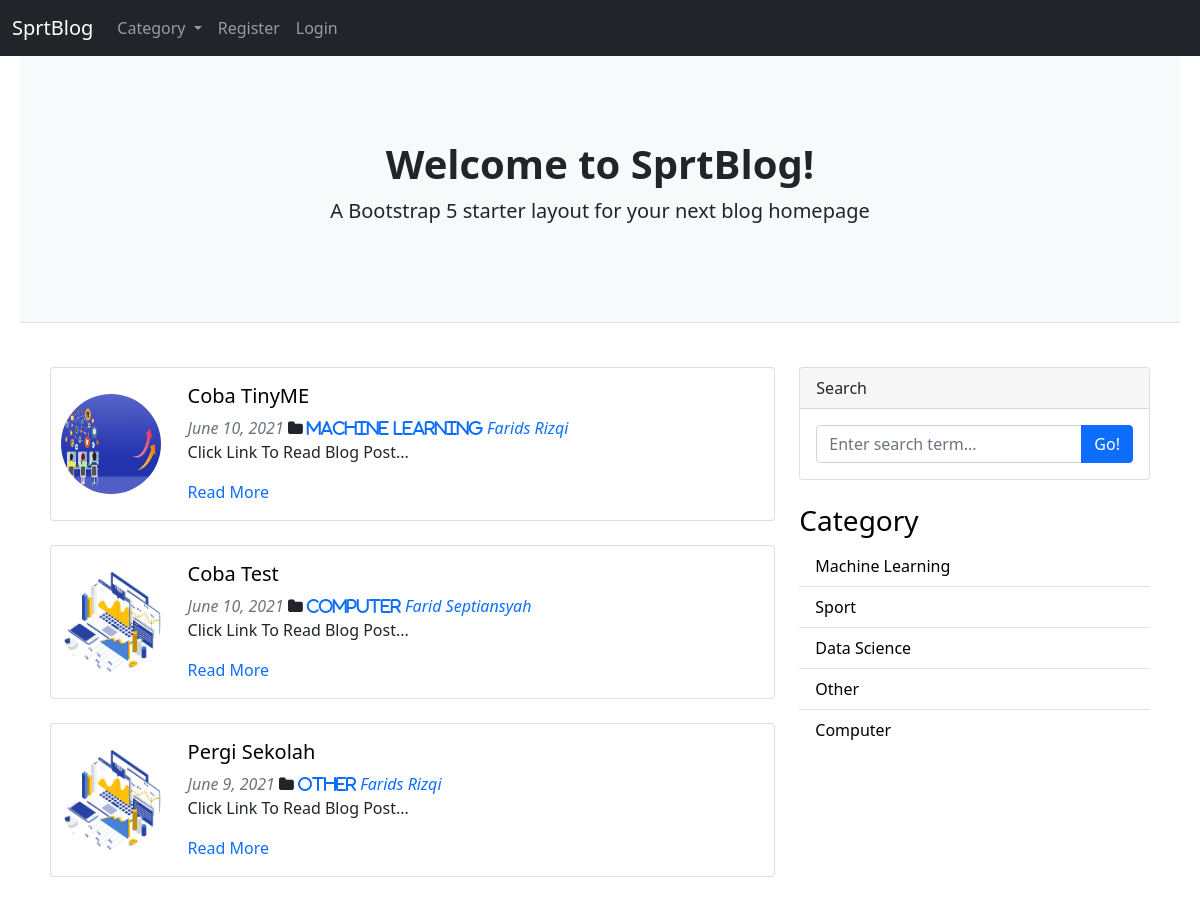
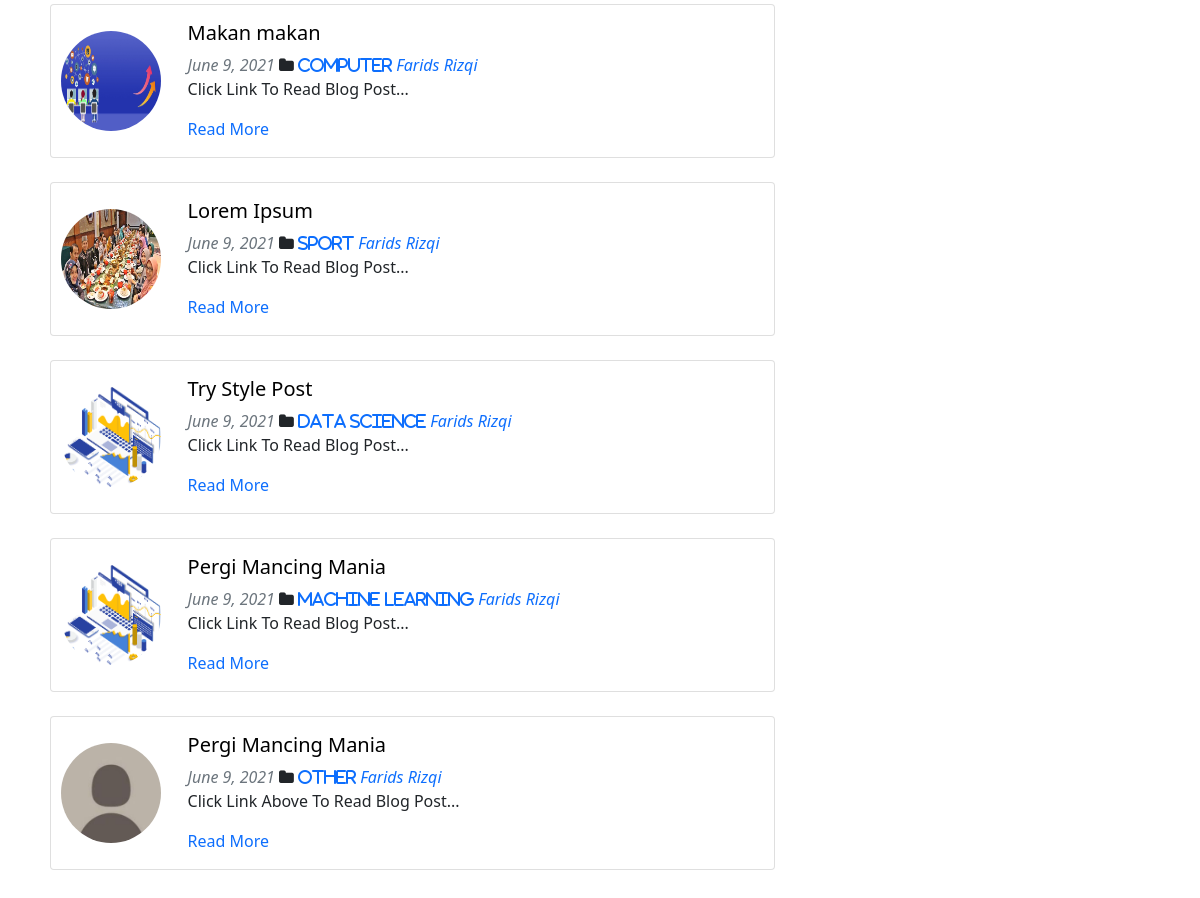
The page / on the database its author committed (2 pictures, top to bottom).
### theblog/models.py (models this page shows, shortened)
class Post(models.Model):
    title = models.CharField(max_length=255)
    header_image = models.ImageField(null=True,blank=True, upload_to='images/')
    title_tag = models.CharField(max_length=255, default="My Blog")
    author = models.ForeignKey(User, on_delete=models.CASCADE)
    body = HTMLField(blank=True, null=True)
    post_date = models.DateField(auto_now_add=True)
    category = models.CharField(max_length=255, default='other')
    snippet = models.CharField(max_length=255, default='Click Link To Read Blog Post...')
    likes = models.ManyToManyField(User, related_name='blog_post')

class Category(models.Model):
    name = models.CharField(max_length=255)
    def __str__(self):
        return self.name

### theblog/views.py (the view)
# urls.py: path('', HomeView.as_view(), name='home'),
class HomeView(ListView):
    model = Post
    template_name ='home.html'
    ordering = ['-post_date','-id']
    def get_context_data(self, *args, **kwargs):
        cat_menu = Category.objects.all()
        context = super(HomeView, self).get_context_data(*args, **kwargs)
        context["cat_menu"] = cat_menu
        return context

### theblog/templates/home.html (shortened to what this page needs)
{% extends "base.html" %}
{% load static %}
{% block header %}
<header class="py-5 bg-light border-bottom mb-4">
  <div class="container">
      <div class="text-center my-5">
          <h1 class="fw-bolder">Welcome to  SprtBlog!</h1>
          <p class="lead mb-0">A Bootstrap 5 starter layout for your next blog homepage</p>
      </div>
  </div>
</header>
{% endblock %}
{% block content %}
          {% for post in object_list %}
          <div class="card w-90">
            <div class="row g-0">
              <div class="col-md-2 d-flex align-items-center justify-content-center">
                {% if post.header_image.url != 0 %}
                  <img src="{{ post.header_image.url }}" class="rounded-circle" width=100 height=100>
                {% else %}
                  <img src="{% static 'theblog/images/defaultheader.png' %}" class="rounded-circle" width=100 height=100>
                {% endif %}
              </div>
              <div class="col-md-10">
                <div class="card-body">
                  <h5 class="card-title"><a href="{% url 'article-detail' post.pk %}" style="text-decoration:none;color:black;">{{post.title}}</a></h5>
                  <i class="icon-calendar mr-2 text-muted"> {{ post.post_date }}</i>
                  <i class="fa fa-folder"><a href="{% url 'category' post.category|slugify %}" style="text-decoration:none;"> {{ post.category }}</a></i>
                  <i class="icon-user mr-2"><a href="{% url 'show_profile_page' post.author.profile.id %}" style="text-decoration:none;"> {{post.author.first_name}} {{post.author.last_name}}</a></i>
                  <p class="card-text">{{ post.snippet }}</p>
                  <p class="card-text"><a href="{% url 'article-detail' post.pk %}" style="text-decoration:none;">Read More</a>
                </div>
              </div>
            </div>
          </div>
          <br/>
          {% endfor %}
{% endblock %}
  {% block sidecontent %}
        <div class="card mb-4">
          <div class="card-header">Search</div>
          <div class="card-body">
              <div class="input-group">
                  <input class="form-control" type="text" placeholder="Enter search term..." aria-label="Enter search term..." aria-describedby="button-search">
                  <button class="btn btn-primary" id="button-search" type="button">Go!</button>
              </div>
          </div>
          </div>
        <h3><a href="{% url 'category_list' %}" style="text-decoration:none;color:black;">Category</a></h3>
        <ul class="list-group list-group-flush">
          {% for item in cat_menu %}
          <li class="list-group-item"><a href="{% url 'category' item|slugify %}" style="text-decoration:none;color:black;">{{ item }}</a></li>
          {% endfor %}
        </ul>
  {% endblock %}

### theblog/templates/base.html (shortened to what this page needs)
<!doctype html>
<html lang="en">
  <head>
    <link href="https://cdn.jsdelivr.net/npm/bootstrap@5.0.1/dist/css/bootstrap.min.css" rel="stylesheet">
    <link href="//netdna.bootstrapcdn.com/font-awesome/3.2.1/css/font-awesome.css" rel="stylesheet">
    <link rel="stylesheet" href="https://maxcdn.bootstrapcdn.com/font-awesome/4.4.0/css/font-awesome.min.css">
  </head>
  <body>
    <nav class="navbar navbar-expand-lg navbar-dark fixed-top bg-dark">
        <div class="container-fluid">
          <a class="navbar-brand" href="{% url 'home' %}">SprtBlog</a>
          <div class="collapse navbar-collapse" id="navbarSupportedContent">
            <ul class="navbar-nav me-auto mb-2 mb-lg-0">
              {% if user.is_authenticated %}
                <li class="nav-item">
                  <a class="nav-link" href="{% url 'add_post' %}">Add Post</a>
                </li>
                {% if cat_menu %}
                  <li class="nav-item dropdown">
                    <a class="nav-link dropdown-toggle" href="#" id="navbarDropdown" role="button" data-bs-toggle="dropdown" aria-expanded="false">
                      Category
                    </a>
                    <ul class="dropdown-menu" aria-labelledby="navbarDropdown">
                      {% for item in cat_menu %}
                        <a class="dropdown-item" href="{% url 'category' item|slugify %}">{{ item }}</a>
                      {% endfor %}
                    </ul>
                  </li>
                {% else %}
                <li class="nav-item">
                  <a class="nav-link" href="{% url 'category_list' %}">Category</a>
                </li>
                {% endif %}
              </ul>
                <ul class="navbar-nav ml-auto">
                  <li class="nav-item dropdown">
                    <a class="nav-link dropdown-toggle" href="#" id="navbarDropdown" role="button" data-bs-toggle="dropdown" aria-expanded="false">
                      Hi, {{ user.first_name }}
                    </a>
                    <ul class="dropdown-menu" aria-labelledby="navbarDropdown">
                      <li><a class="dropdown-item" href="{% url 'edit_profile' %}">Edit Profile Setting</a></li>
                      {% if user.profile.id %}
                      <li><a class="dropdown-item" href="{% url 'edit_profile_page' user.profile.id%}">Edit Profile Page</a></li>
                      <li><a class="dropdown-item" href="{% url 'show_profile_page' user.profile.id %}">Show Profile Page</a></li>
                      {% else %}
                      <li><a class="dropdown-item" href="{% url 'create_profile_page' %}">Create Profile Page</a></li>
                      {% endif %}
                    </ul>
                  </li>
                  <li class="nav-item">
                    <a class="nav-link" href="{% url 'logout' %}">Logout</a>
                  </li>
                </ul>
              {% else %}
                {% if cat_menu %}
                  <li class="nav-item dropdown">
                    <a class="nav-link dropdown-toggle" href="#" id="navbarDropdown" role="button" data-bs-toggle="dropdown" aria-expanded="false">
                      Category
                    </a>
                  </li>
                {% else %}
                <li class="nav-item">
                  <a class="nav-link" href="{% url 'category_list' %}">Category</a>
                </li>
                {% endif %}
                <li class="nav-item">
                  <a class="nav-link" href="{% url 'register' %}">Register</a>
                </li>
                <li class="nav-item">
                  <a class="nav-link" href="{% url 'login' %}">Login</a>
                </li>
              {% endif %}
          </div>
        </div>
      </nav>
      <br/>
    <div class='container-fluid' style="padding: 20px;">
      {% block header %}
      {% endblock %}
      <div class="container" style="padding: 20px;">
        <div class="row">
          <div class="col-8">
            {% block content %}
            {% endblock %}
          </div>
          <div class="col-4">
            {% block sidecontent %}
            {% endblock %}
          </div>
        </div>
      </div>
    </div>
  </body>
</html>

### rows shown on the page
Post: header_image (placeholder picture), title "Coba TinyME", post_date "June 10, 2021", category "Machine Learning", author.first_name "Farids", author.last_name "Rizqi", snippet "Click Link To Read Blog Post..."
Post: title "Coba Test", post_date "June 10, 2021", category "Computer", author.first_name "Farid", author.last_name "Septiansyah", snippet "Click Link To Read Blog Post..."
Post: title "Pergi Sekolah", post_date "June 9, 2021", category "Other", author.first_name "Farids", author.last_name "Rizqi", snippet "Click Link To Read Blog Post..."
Post: header_image (placeholder picture), title "Makan makan", post_date "June 9, 2021", category "Computer", author.first_name "Farids", author.last_name "Rizqi", snippet "Click Link To Read Blog Post..."
Post: header_image (picture), title "Lorem Ipsum", post_date "June 9, 2021", category "Sport", author.first_name "Farids", author.last_name "Rizqi", snippet "Click Link To Read Blog Post..."
Post: title "Try Style Post", post_date "June 9, 2021", category "Data Science", author.first_name "Farids", author.last_name "Rizqi", snippet "Click Link To Read Blog Post..."
Post: title "Pergi Mancing Mania", post_date "June 9, 2021", category "Machine Learning", author.first_name "Farids", author.last_name "Rizqi", snippet "Click Link To Read Blog Post..."
Post: header_image (placeholder picture), title "Pergi Mancing Mania", post_date "June 9, 2021", category "Other", author.first_name "Farids", author.last_name "Rizqi", snippet "Click Link Above To Read Blog Post..."
Category: name "Machine Learning"
Category: name "Sport"
Category: name "Data Science"
Category: name "Other"
Category: name "Computer"
